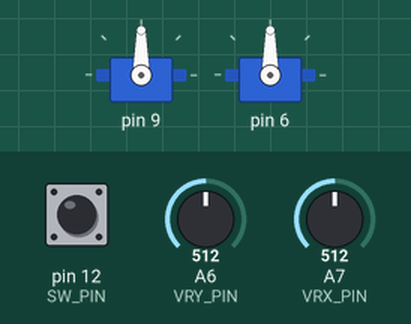
A sketch run on a simulated Arduino Nano, built with avr-gcc and run on an emulated ATmega328P. Parts: 2 × servo. Inputs (shaded band) come from the test bench; at power-on: A6 (VRY_PIN) = 512, A7 (VRX_PIN) = 512, pin 12 (SW_PIN) HIGH.

Above: at 1.2 s.
1.3 s: A6 (VRY_PIN) set to 716
At 2.5 s:
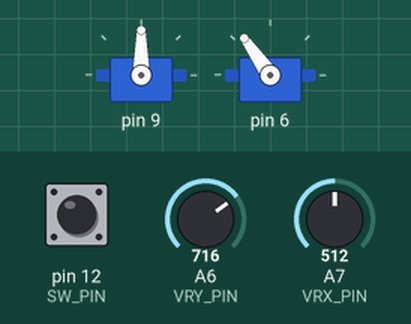
2.8 s: A7 (VRX_PIN) set to 716
At 4.0 s:
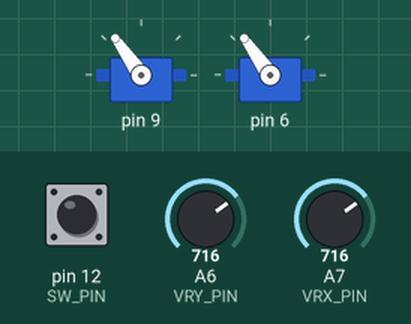
4.3 s: A6 (VRY_PIN) set to 900
At 5.5 s:
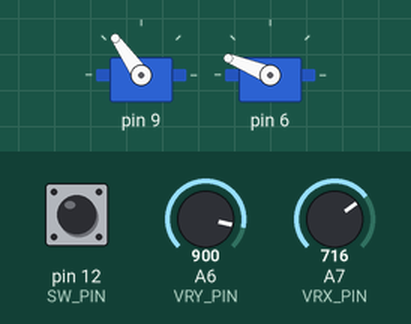
5.8 s: A7 (VRX_PIN) set to 900
At 7.0 s:
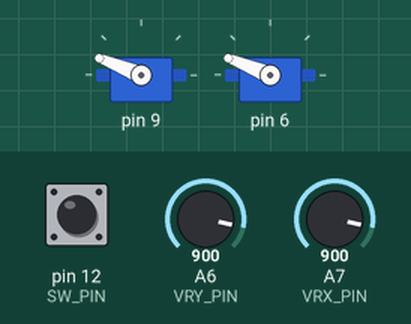
7.3 s: A6 (VRY_PIN) set to 1023
At 8.5 s:
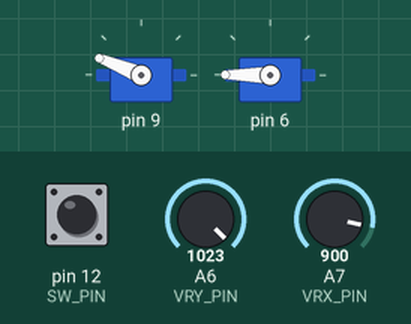
8.8 s: A7 (VRX_PIN) set to 1023
At 9.4 s:
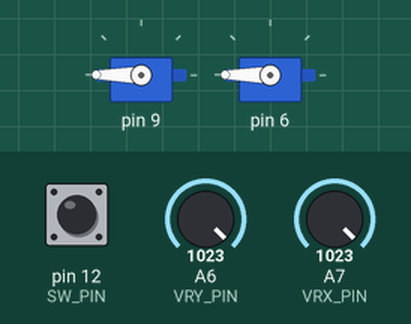
Timing chart, 0 to 11.3 s (numbered marks = the images above; inputs shaded):
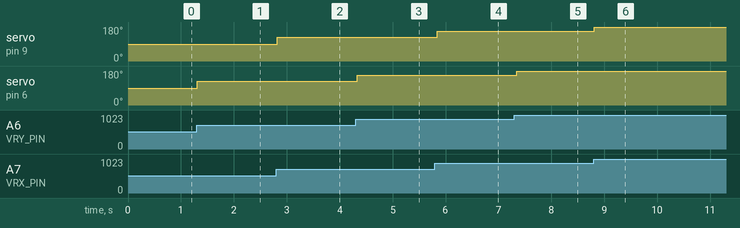

The sketch:

Interactibe_bubble_emogi.ino
```cpp
// (licence header left out)
// need to add these header files using manage library option in the arduino IDE.
#include <ezButton.h>
#include <Servo.h>

Servo myservo[2];
#define VRX_PIN  A7 // Arduino Nano pin connected to VRX pin
#define VRY_PIN  A6 // Arduino Nano pin connected to VRY pin
#define SW_PIN   12  // Arduino Nano pin connected to SW pin


ezButton button(SW_PIN);

int value_X = 0; // The variable to store value of the X axis
int value_Y = 0; // The variable to store value of the Y axis
int prev_value_X = 0;  //required to make smooth transition
int prev_value_Y = 0;  //required to make smooth transition

void setup() {

  myservo[0].attach(9);  //servo motor connected to Arduino pin 9
  myservo[1].attach(6);  //servo motor connected to Arduino pin 6

 // Serial.begin(9600) ;
}

void loop() {
  button.loop(); // MUST call the loop() function first

  // read analog X and Y analog values
  value_X = map (analogRead(VRX_PIN), 0, 1023, 0, 180);  //mapping joystick value with servo angle
  value_Y = map (analogRead(VRY_PIN), 0, 1023, 0, 180);

  //For debug purpose...
  /*
  Serial.print("x = ");
  Serial.print(value_X);
  Serial.print(", y = ");
  Serial.println(value_Y);
  */

  if((value_X > prev_value_X +3)||(value_X < prev_value_X -3))
  {
        myservo[0].write(value_X);
        prev_value_X = value_X;
  }
  if((value_Y > prev_value_Y +3)||(value_Y < prev_value_Y -3))
  {
        myservo[1].write(value_Y);
        prev_value_Y = value_Y;
  }
  delay(50);

}
```

Measured:
- after the input at 1.3 s, servo on pin 6: 90° → 125° at once
- after the input at 2.8 s, servo on pin 9: 90° → 125° at once
- after the input at 4.3 s, servo on pin 6: 125° → 158° at once
- after the input at 5.8 s, servo on pin 9: 125° → 158° at once
- after the input at 7.3 s, servo on pin 6: 158° → 180° after 0.05 s
- after the input at 8.8 s, servo on pin 9: 158° → 180° at once
